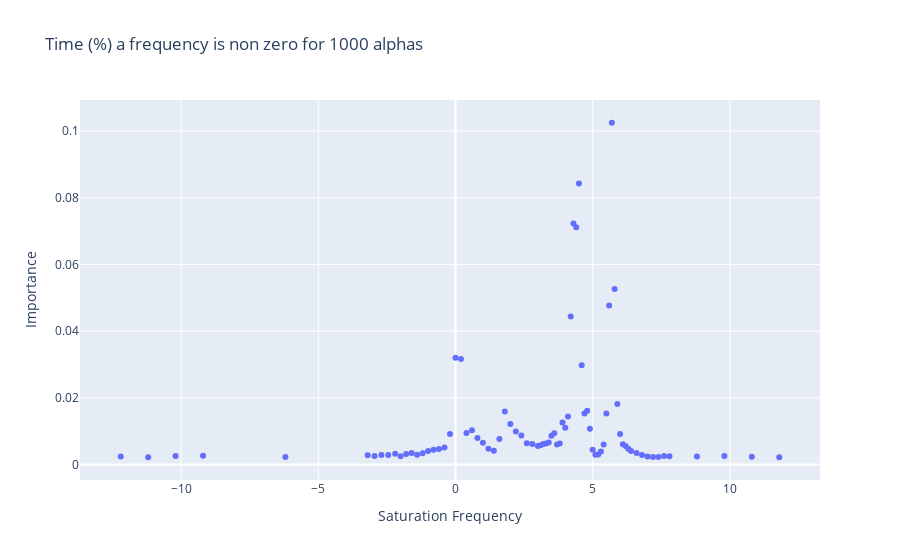

Source (notebook cell):
### Code cell
best = clf2.best_estimator_
FI = pd.DataFrame(best.feature_importances_,index=X.columns)
FI = FI.reset_index()
FI.columns =['Saturation Frequency', 'Importance']
fig = px.scatter(FI, x="Saturation Frequency", y='Importance', title='Time (%) a frequency is non zero for 1000 alphas')
fig.show()

### Figure 1 — Plotly figure (JSON) as saved in the notebook; plotly's stock layout.template omitted (floating-point values rounded to 4 significant figures)
{"data": [{"hoverlabel": {"namelength": 0}, "hovertemplate": "Saturation Frequency=%{x}<br>Importance=%{y}", "legendgroup": "", "marker": {"color": "#636efa", "symbol": "circle"}, "mode": "markers", "name": "", "showlegend": false, "type": "scatter", "x": ["-12.2", "-11.2", "-10.2", "-9.2", "-6.2", "-3.2", "-2.95", "-2.7", "-2.45", "-2.2", "-2.0", "-1.8", "-1.6", "-1.4", "-1.2", "-1.0", "-0.8", "-0.6", "-0.4", "-0.2", "0.0", "0.2", "0.4", "0.6", "0.8", "1.0", "1.2", "1.4", "1.6", "1.8", "2.0", "2.2", "2.4", "2.6", "2.8", "3.0", "3.1", "3.2", "3.3", "3.4", "3.5", "3.6", "3.7", "3.8", "3.9", "4.0", "4.1", "4.2", "4.3", "4.4", "4.5", "4.6", "4.7", "4.8", "4.9", "5.0", "5.1", "5.2", "5.3", "5.4", "5.5", "5.6", "5.7", "5.8", "5.9", "6.0", "6.1", "6.2", "6.3", "6.4", "6.6", "6.8", "7.0", "7.2", "7.4", "7.6", "7.8", "8.8", "9.8", "10.8", "11.8"], "xaxis": "x", "y": [0.002409, 0.002191, 0.002601, 0.002651, 0.002262, 0.002756, 0.002581, 0.002894, 0.002856, 0.003238, 0.002523, 0.003164, 0.003451, 0.002915, 0.003411, 0.004101, 0.004403, 0.004665, 0.005113, 0.009194, 0.032, 0.03169, 0.009464, 0.01025, 0.007977, 0.006528, 0.00476, 0.004128, 0.007696, 0.01593, 0.01213, 0.009936, 0.00868, 0.006376, 0.006158, 0.005545, 0.005786, 0.006132, 0.006336, 0.006609, 0.008602, 0.009388, 0.006023, 0.006317, 0.01263, 0.01101, 0.01444, 0.04437, 0.07226, 0.0712, 0.08431, 0.02977, 0.01531, 0.01614, 0.0107, 0.004428, 0.002932, 0.002997, 0.003931, 0.006, 0.0153, 0.0477, 0.1025, 0.05263, 0.01813, 0.009164, 0.006053, 0.005551, 0.004749, 0.004055, 0.003469, 0.002893, 0.002443, 0.002241, 0.002302, 0.00257, 0.002486, 0.002385, 0.002533, 0.002377, 0.002222], "yaxis": "y"}], "layout": {"legend": {"tracegroupgap": 0}, "title": {"text": "Time (%) a frequency is non zero for 1000 alphas"}, "xaxis": {"anchor": "y", "domain": [0, 1], "title": {"text": "Saturation Frequency"}}, "yaxis": {"anchor": "x", "domain": [0, 1], "title": {"text": "Importance"}}}}
